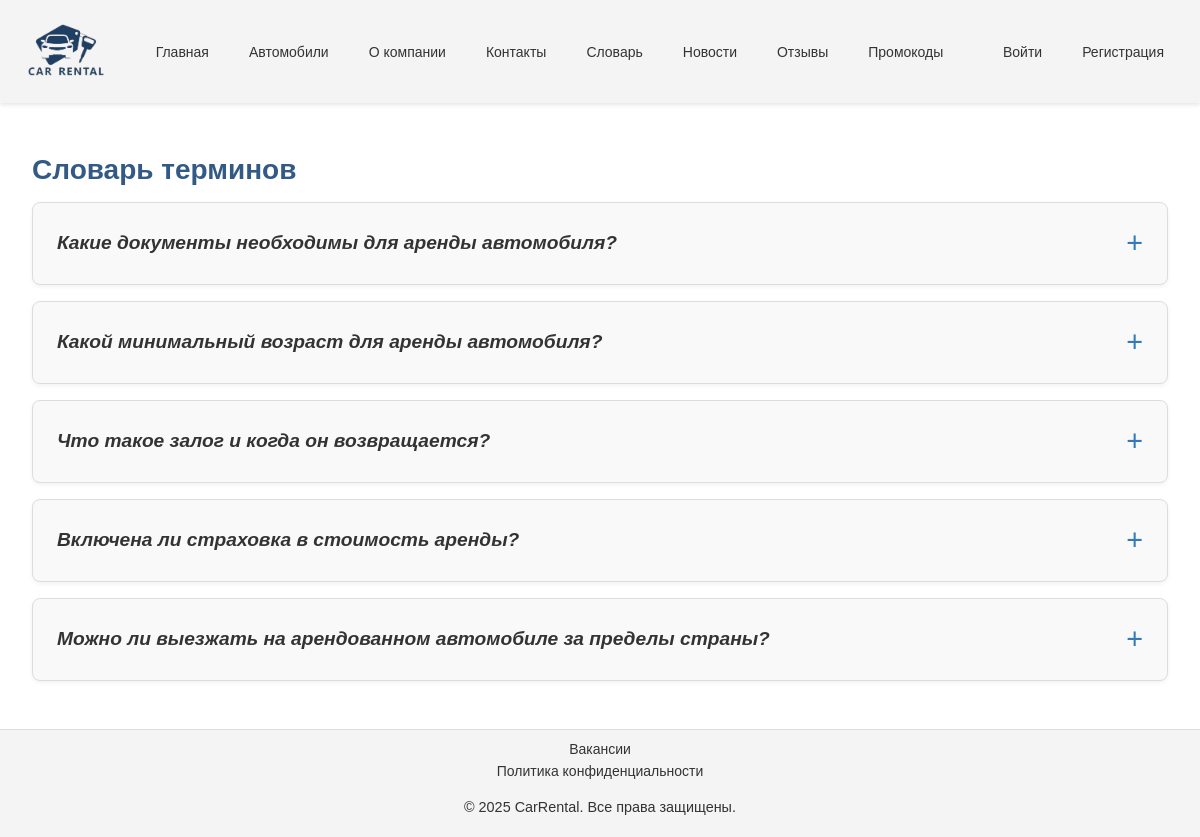
Screenshot of /glossary/ with the database file from the repository.
### content/models.py (models this page shows, shortened)
class CompanyInfo(models.Model):
    name = models.CharField(max_length=100, verbose_name='Название компании')
    description = models.TextField(verbose_name='Описание')
    address = models.CharField(max_length=255, verbose_name='Адрес')
    phone = models.CharField(max_length=20, verbose_name='Телефон')
    email = models.EmailField(verbose_name='Email')
    logo = models.ImageField(upload_to='company/', blank=True, null=True, verbose_name='Логотип')
    working_hours = models.CharField(max_length=100, verbose_name='Часы работы')
    video_url = models.URLField(blank=True, null=True, verbose_name='Видео о компании')
    history = models.TextField(blank=True, null=True, verbose_name='История компании')
    requisites = models.TextField(blank=True, null=True, verbose_name='Реквизиты')
    certificate_issue_date = models.DateField(blank=True, null=True, verbose_name='Дата выдачи сертификата')
    certificate_expiry_date = models.DateField(blank=True, null=True, verbose_name='Дата окончания сертификата')
    class Meta:
        verbose_name = 'Информация о компании'
        verbose_name_plural = 'Информация о компании'

class GlossaryEntry(models.Model):
    question = models.CharField(max_length=255, verbose_name='Вопрос')
    answer = models.TextField(verbose_name='Ответ')
    created_at = models.DateTimeField(auto_now_add=True, verbose_name='Дата добавления')
    class Meta:
        verbose_name = 'Запись в словаре'
        verbose_name_plural = 'Записи в словаре'
        ordering = ['-created_at']

### content/views.py (the view)
# urls.py: path('glossary/', views.GlossaryView.as_view(), name='glossary'),
class GlossaryView(ListView):
    model = GlossaryEntry
    template_name = 'content/glossary.html'
    context_object_name = 'entries'
    def get_queryset(self):
        return GlossaryEntry.objects.all().order_by('created_at')

### authentication/context_processors.py (called while the page is built, shortened)
def user_role(request):
    context = {}
    return context

### content/context_processors.py (called while the page is built)
def company_info(request):
    try:
        info = CompanyInfo.objects.first()
    except CompanyInfo.DoesNotExist:
        info = None
    return {'company_info': info}

### templates/content/glossary.html (shortened to what this page needs)
{% extends 'base.html' %}
{% block content %}
<div class="glossary-container">
    <h1>Словарь терминов</h1>
    {% if entries %}
        {% for entry in entries %}
            <details>
                <summary><dfn>{{ entry.question }}</dfn></summary>
            </details>
        {% endfor %}
    {% else %}
        <p>В словаре пока нет записей.</p>
    {% endif %}
</div>
{% endblock %}

### templates/base.html (shortened to what this page needs)
{% load static %}
<!DOCTYPE html>
<html lang="ru">
<head>
    <link rel="stylesheet" href="{% static 'css/main.css' %}" type="text/css">
</head>
<body>
<header class="nav-header">
    <nav>
        <a href="{% url 'home' %}">
            {% if company_info.logo %}
                <img class="nav-logo" src="{{ company_info.logo.url }}" alt="{{ company_info.name }} Logo" height="100">
            {% else %}
                {{ company_info.name|default:'Автопрокат' }}
            {% endif %}
        </a>
        <ul>
            <li><a href="{% url 'home' %}">Главная</a></li>
            <li><a href="{% url 'vehicle_list' %}">Автомобили</a></li>
            <li><a href="{% url 'about' %}">О компании</a></li>
            <li><a href="{% url 'contacts' %}">Контакты</a></li>
            <li><a href="{% url 'glossary' %}">Словарь</a></li>
            <li><a href="{% url 'news_list' %}">Новости</a></li>
            <li><a href="{% url 'review_list' %}">Отзывы</a></li>
            <li><a href="{% url 'promocode_list' %}">Промокоды</a></li>
        </ul>
        <ul>
            {% if user.is_authenticated %}
                <li><a href="{% url 'profile' %}">{{ user.username }}</a></li>
                <li><a href="{% url 'logout' %}">Выйти</a></li>
            {% else %}
                <li><a href="{% url 'login' %}">Войти</a></li>
                <li><a href="{% url 'register' %}">Регистрация</a></li>
            {% endif %}
        </ul>
    </nav>
</header>
<main>
    {% block content %}{% endblock %}
</main>
<footer>
    <div>
        <a class="footer_ref" href="{% url 'vacancy_list' %}">Вакансии</a>
        <a class="footer_ref" href="{% url 'privacy_policy' %}">Политика конфиденциальности</a>
        <p>&copy; 2025 {{ company_info.name|default:'Автопрокат' }}. Все права защищены.</p>
    </div>
</footer>
</body>
</html>

### static/css/base/_base.css (style rules this page uses)
html { height: 100%; }
body { display: flex; flex-direction: column; min-height: 100vh; font-family: var(--font-family); font-size: 14px; margin: 0; }
main { flex: 1; display: flex; flex-direction: column; }
h1, h2, h3 { font-weight: 600; margin-bottom: 1rem; color: #325a85; }

### static/css/base/_variables.css (style rules this page uses)
:root { --primary-color: #337ab7; --secondary-color: #f4f4f4; --text-color: #333; --background-color: #fff; --font-family: "Montserrat Medium", sans-serif; }

### static/css/layout/_header.css (style rules this page uses)
.nav-header { position: sticky; top: 0; z-index: 1000; background-color: var(--secondary-color); box-shadow: 0 2px 4px rgba(0, 0, 0, 0.1); }
.nav-logo { display: inline-block; transition: transform 0.3s ease-in-out; }

### static/css/layout/_footer.css (style rules this page uses)
footer { background-color: var(--secondary-color); color: var(--text-color); padding: 0.5rem 0; text-align: center; margin-top: auto; border-top: 1px solid #ddd; }
footer div { display: flex; flex-direction: column; align-items: center; justify-content: center; }
footer .footer_ref { color: var(--text-color); text-decoration: none; margin: 0.2rem 1rem; transition: color 0.3s ease; }
footer p { margin-top: 1rem; font-size: 0.9rem; }

### static/css/components/_navbar.css (style rules this page uses)
nav { display: flex; justify-content: space-between; align-items: center; padding: 0 1rem; }
nav ul { display: flex; list-style: none; margin: 0; padding: 0; flex-wrap: wrap; justify-content: center; }
nav ul li { margin: 0 0.25rem; }
nav ul li a { text-decoration: none; color: var(--text-color); padding: 0.5rem 1rem; border-radius: 4px; transition: all 0.3s ease; }

### static/css/pages/_glossary.css (style rules this page uses)
.glossary-container { max-width: 100%; padding: 2rem; }
.glossary-container details { background-color: #f9f9f9; font-size: 1.1rem; border: 1px solid #ddd; border-radius: 8px; margin-bottom: 1rem; box-shadow: 0 2px 4px rgba(0,0,0,0.05); transition: all 0.3s ease; }
.glossary-container summary { font-size: 1.2rem; font-weight: 600; padding: 1.5rem; cursor: pointer; outline: none; display: flex; justify-content: space-between; align-items: center; color: var(--text-color); }
.glossary-container summary::after { content: '+'; font-size: 1.8rem; font-weight: 300; color: var(--primary-color); transition: transform 0.3s ease; }

### rows the page displays
CompanyInfo: logo (picture), name "CarRental"
GlossaryEntry: question "Какие документы необходимы для аренды автомобиля?"
GlossaryEntry: question "Какой минимальный возраст для аренды автомобиля?"
GlossaryEntry: question "Что такое залог и когда он возвращается?"
GlossaryEntry: question "Включена ли страховка в стоимость аренды?"
GlossaryEntry: question "Можно ли выезжать на арендованном автомобиле за пределы страны?"
